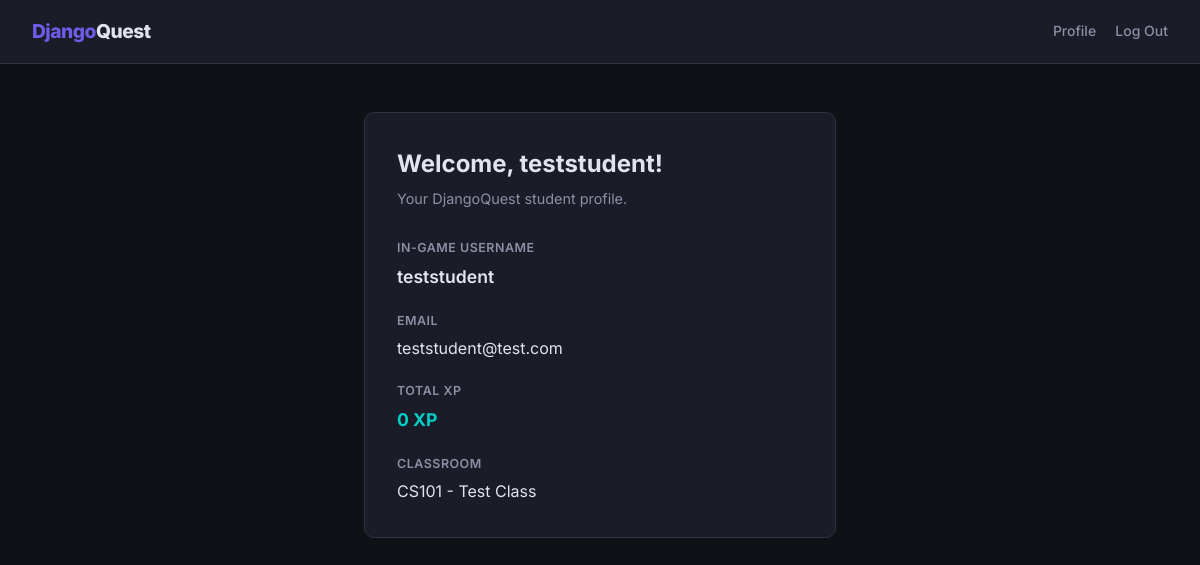
/student/profile/ (signed in), run on an earlier commit of the app's database.
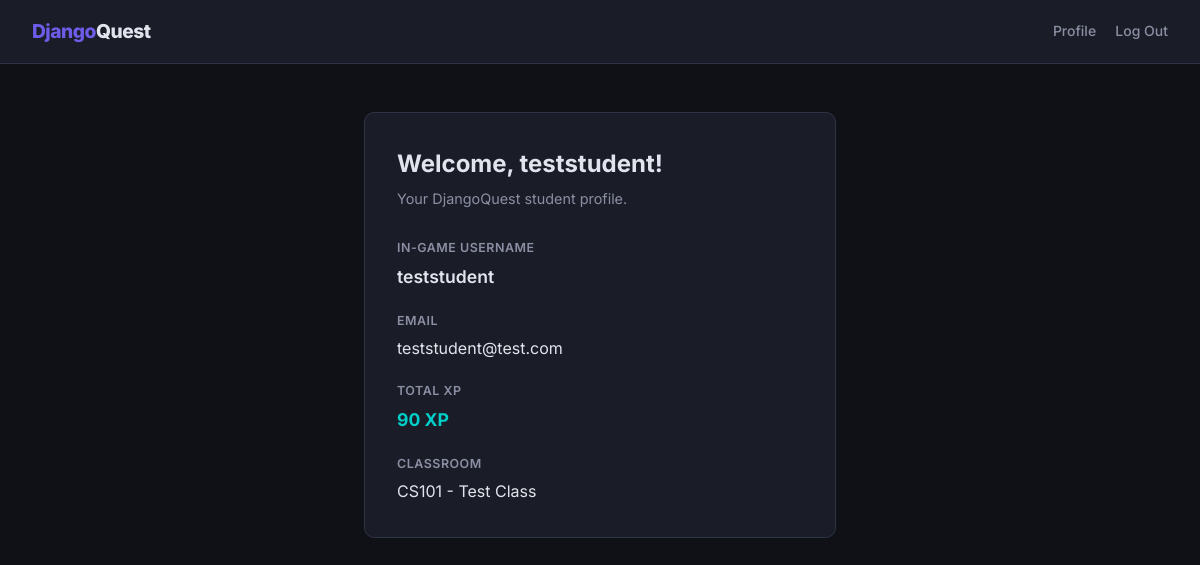
And on a later commit of the database.
### users/models.py (models this page shows, shortened)
class Profile(models.Model):
    user = models.OneToOneField(User, on_delete=models.CASCADE, related_name="profile")
    avatar = models.ImageField(upload_to="avatars/", null=True, blank=True)
    bio = models.TextField(blank=True)
    total_xp = models.IntegerField(default=0)
    classroom = models.ForeignKey(
        Classroom,
        on_delete=models.SET_NULL,
        null=True,
        blank=True,
        related_name='students',
        help_text='The classroom this student is enrolled in.',
    )

class Classroom(models.Model):
    teacher = models.ForeignKey(
        User,
        on_delete=models.CASCADE,
        related_name='classrooms',
        limit_choices_to={'is_teacher': True},
    )
    name = models.CharField(max_length=200)
    enrollment_code = models.CharField(
        max_length=8,
        unique=True,
        default=generate_enrollment_code,
        editable=False,
    )
    created_at = models.DateTimeField(auto_now_add=True)

### dashboard/views.py (the view)
# urls.py: path('student/profile/', views.student_profile, name='student_profile'),
@login_required(login_url='/login/')
def student_profile(request):
    profile, _ = Profile.objects.get_or_create(user=request.user)
    return render(request, 'dashboard/student_profile.html', {'profile': profile})

### dashboard/templates/dashboard/student_profile.html (shortened to what this page needs)
{% extends "dashboard/base.html" %}
{% block content %}
<div class="container">
    <div class="card">
        <h2>Welcome, {{ user.username }}!</h2>
        <p class="subtitle">Your DjangoQuest student profile.</p>
        <div style="display:grid; gap:1rem;">
            <div>
                <span style="font-size:.78rem; text-transform:uppercase; letter-spacing:.5px; color:var(--text-dim); font-weight:600;">In-Game Username</span>
                <p style="font-size:1.1rem; font-weight:600; margin-top:.2rem;">{{ user.username }}</p>
            </div>
            <div>
                <span style="font-size:.78rem; text-transform:uppercase; letter-spacing:.5px; color:var(--text-dim); font-weight:600;">Email</span>
                <p style="margin-top:.2rem;">{{ user.email }}</p>
            </div>
            <div>
                <span style="font-size:.78rem; text-transform:uppercase; letter-spacing:.5px; color:var(--text-dim); font-weight:600;">Total XP</span>
                <p style="font-size:1.1rem; font-weight:700; color:var(--success); margin-top:.2rem;">{{ profile.total_xp }} XP</p>
            </div>
            <div>
                <span style="font-size:.78rem; text-transform:uppercase; letter-spacing:.5px; color:var(--text-dim); font-weight:600;">Classroom</span>
                <p style="margin-top:.2rem;">
                    {% if profile.classroom %}
                        {{ profile.classroom.name }}
                    {% else %}
                        <span style="color:var(--text-dim);">Not enrolled — enter a code in-game to join!</span>
                    {% endif %}
                </p>
            </div>
        </div>
    </div>
</div>
{% endblock %}

What changed in the data, as far as the page shows it:
changed Profile "CS101 - Test Class": total_xp "0" → "90"
